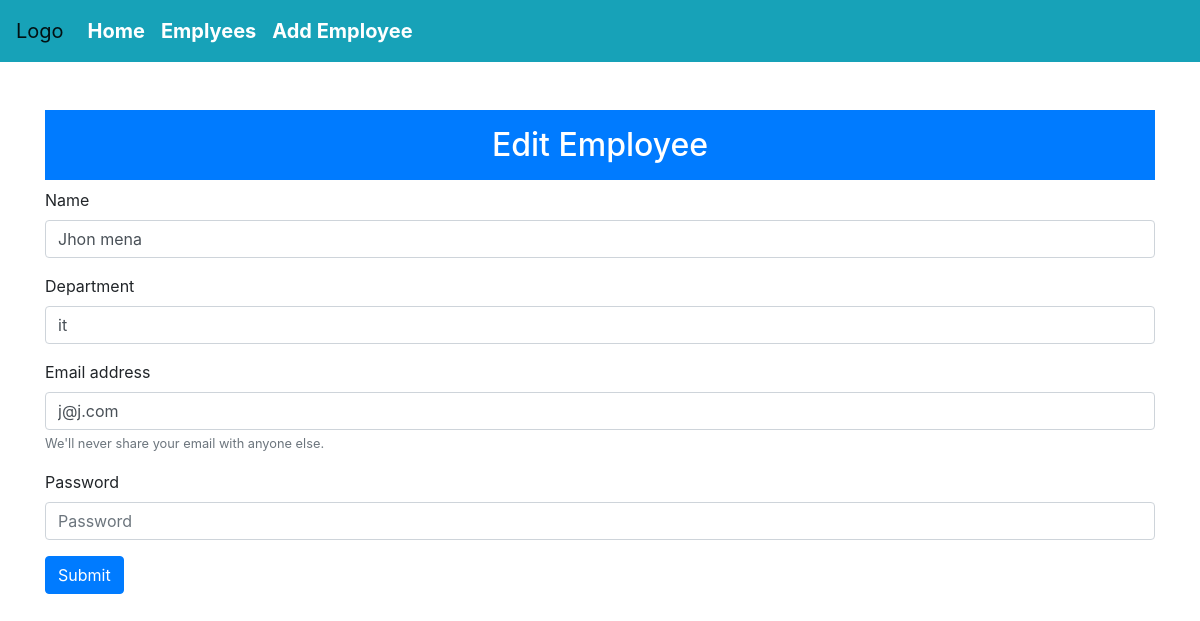
/edit-employee.php?id=5, run on the app's committed database.
### tables this page shows
CREATE TABLE `employees` (
  `id` int(11) NOT NULL,
  `name` varchar(255) NOT NULL,
  `email` varchar(255) NOT NULL,
  `department` varchar(255) NOT NULL,
  `password` varchar(255) NOT NULL,
  `created_at` timestamp NOT NULL DEFAULT current_timestamp()
);

### db.php (called while the page is built, shortened)
<?php
class Database
{
    private $servername="localhost";
    private $username="root";
    private $password="";
    private $db="company2";
    private $conn;
    public function __construct()
    {
        $this->conn = mysqli_connect($this->servername, $this->username, $this->password,$this->db);
    }
    public function find($table,$id)
    {
        $id = filter_var($id,FILTER_VALIDATE_INT);
        $sql = "SELECT * FROM $table WHERE `id`='$id' LIMIT 1 ";
        $result = mysqli_query($this->conn,$sql);
        if(mysqli_query($this->conn,$sql))
        {
            if (mysqli_num_rows($result) > 0)
            {
              return mysqli_fetch_assoc($result);
            }
            else
            {
                return false;
            }
        }
        else
        {
            return die("Error : ".mysqli_error($this->conn));
        }
    }
}

### edit-employee.php (the view, shortened to what this page needs)
<?php include('header.php'); ?>
<?php include('nav.php'); ?>
<?php  $row = $db->find('employees',$_GET['id']); ?>
<?php if(isset($_GET['id']) && is_numeric($_GET['id']) && $row):  ?>
<div class="container">
    <div class="row">
        <div class="col-sm-12">
            <h2 class="p-3 col text-center mt-5 text-white bg-primary">  Edit Employee </h2>
        </div>
        <div class="col-sm-12">
            <form method="post" action="<?php $_SERVER['PHP_SELF']; ?>">
                <div class="form-group">
                    <label for="name">Name</label>
                    <input type="text" name="name" value="<?php echo $row['name']; ?>"   class="form-control" id="name"  placeholder="Enter name">
                </div>
                <div class="form-group">
                    <label for="department">Department</label>
                    <input type="text" name="department" value="<?php echo $row['department']; ?>" class="form-control" id="department"  placeholder="Enter department">
                </div>
                <div class="form-group">
                    <label for="exampleInputEmail1">Email address</label>
                    <input type="email" name="email" value="<?php echo $row['email']; ?>"  class="form-control" id="exampleInputEmail1" aria-describedby="emailHelp" placeholder="Enter email">
                    <small id="emailHelp" class="form-text text-muted">We'll never share your email with anyone else.</small>
                </div>
                <div class="form-group">
                    <label for="exampleInputPassword1">Password</label>
                    <input type="password" name="password" class="form-control" id="exampleInputPassword1" placeholder="Password">
                </div>
                <button type="submit" name="submit" class="btn btn-primary">Submit</button>
            </form>
        </div>
    </div>
</div>
<?php  endif;  ?>
<?php include('footer.php'); ?>

### data on the page
employees: name "Jhon mena", department "it", email "j@j.com"
